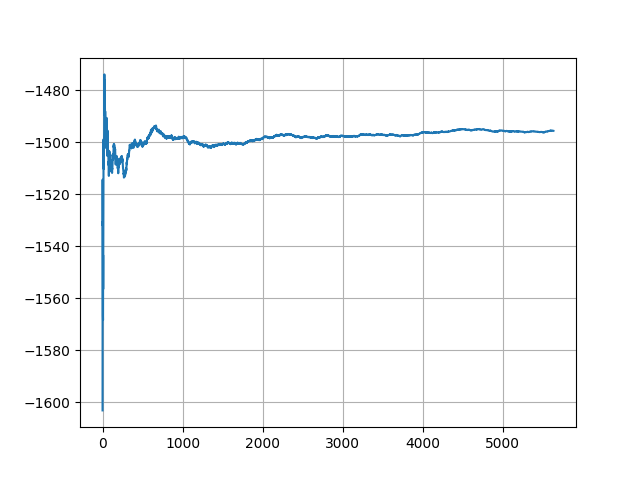

Python code for this plot:
import gymnasium as gym
from collections import namedtuple
from pathlib import Path

import numpy as np
import jax
import jax.numpy as jnp
from flax import nnx
import optax
import orbax.checkpoint as ocp

from tensorflow_probability.substrates import jax as tfp
import matplotlib.pyplot as plt
from scipy.signal import lfilter


ReplayBuffer = namedtuple("ReplayBuffer", "observations actions rewards step_returns")
ExperienceBatch = namedtuple("ExperienceBatch", "obs act ret")


class VPGBuffer(ReplayBuffer):
    def store_step(self, obs, act, rew):
        self.observations.append(obs)
        self.actions.append(act)
        self.rewards.append(rew)

    def wrapup_episode(self, len_episode, discount=0.98):
        # self.step_returns.extend([sum(self.rewards[-len_episode:])] * len_episode)
        rev_ep_rews = self.rewards[-len_episode:][::-1]  # reversed episodic rewards
        drtg = lfilter([1], [1, -discount], rev_ep_rews)[::-1]  # discounted return togo
        self.step_returns.extend(drtg.tolist())

    def extract_experience(self):
        observations_batch = jnp.array(self.observations)
        actions_batch = jnp.array(self.actions)
        returns_batch = jnp.array(self.step_returns)

        experience_batch = ExperienceBatch(
            observations_batch, actions_batch, returns_batch
        )

        return experience_batch


class PolicyNet(nnx.Module):
    """A simple fully-connected Neural Network model"""

    def __init__(self, *, rngs: nnx.Rngs):
        self.linear1 = nnx.Linear(3, 128, rngs=rngs)  # 3-dim o_space
        self.linear2 = nnx.Linear(128, 128, rngs=rngs)
        self.linear3 = nnx.Linear(128, 1, rngs=rngs)  # 1-dim a_space

    def __call__(self, x):
        x = nnx.relu(self.linear1(x))  # 1st layer
        x = nnx.relu(self.linear2(x))  # 2nd layer
        mu = self.linear3(x)  # mean
        log_sigma = self.linear3(x)
        return mu, log_sigma


@nnx.jit
def make_decision(rngs: nnx.Rngs, model: PolicyNet, obs: np.ndarray):
    mu, log_sigma = actor(obs)
    distribution = tfp.distributions.Normal(loc=mu, scale=jnp.exp(log_sigma))
    sampled_action = distribution.sample(seed=rngs)
    # logpi_agvns = distribution.log_prob(sampled_action)
    return sampled_action, mu, log_sigma


@nnx.jit
def objective_fn(actor: PolicyNet, experience_batch: ExperienceBatch):
    mu_batch, log_sigma_batch = actor(experience_batch.obs)
    distr_batch = tfp.distributions.Normal(loc=mu_batch, scale=jnp.exp(log_sigma_batch))
    log_pi_as = distr_batch.log_prob(experience_batch.act)
    objective_value = experience_batch.ret * log_pi_as  # expected return

    return -objective_value.mean()


@nnx.jit
def update_params(actor, optimizer, experience_batch):
    grad_fn = nnx.value_and_grad(objective_fn)
    obj_val, grads = grad_fn(actor, experience_batch)
    optimizer.update(grads)  # In-place updates.


# SETUP
env = gym.make("Pendulum-v1", render_mode="rgb_array")
last_obs, _ = env.reset()
prng_keys = nnx.Rngs(19)
buffer = VPGBuffer([], [], [], [])
actor = PolicyNet(rngs=prng_keys)
optimizer = nnx.Optimizer(actor, optax.adamw(1e-4, 0.95))
max_epochs = 512
num_episodes, num_steps = 0, 0
len_episode = 0
episode_return = 0.0
deposit_return, average_return = [], []


# LOOP
for e in range(max_epochs):
    for st in range(11 * env.spec.max_episode_steps):  # at least 10 finished episodes
        # act = env.action_space.sample()
        act, mean, log_stdd = make_decision(prng_keys, actor, last_obs)
        # print(act, logp)
        next_obs, rew, term, trunc, info = env.step(np.array(act))
        # Step statistics
        # print("\n")
        # print(f"last observation: {last_obs}")
        # print(f"action: {act}")
        # print(f"next observation: {next_obs}")
        # print(f"reward: {rew}")
        # print(f"episode terminated: {term}")
        # print(f"episode truncated: {trunc}")
        # print(f"info: {info}")
        # print("\n")
        buffer.store_step(last_obs, act, rew)
        episode_return += rew
        num_steps += 1
        len_episode += 1
        last_obs = next_obs
        if term or trunc:
            buffer.wrapup_episode(len_episode)
            # Episode statistics
            num_episodes += 1
            deposit_return.append(episode_return)
            average_return.append(sum(deposit_return) / len(deposit_return))
            print(
                f"\n---\nepisode: {num_episodes}, length: {len_episode}, return: {episode_return}\n---\n"
            )
            # Reset episode
            len_episode, episode_return = 0, 0
            last_obs, _ = env.reset()
            if st > 10 * env.spec.max_episode_steps:  # finish last episode
                break
    # Epoch statistics
    print(
        f"\n===\nepoch {e + 1} \n\ttotal steps: {num_steps}\n\taveraged return: {average_return[-1]}\n==="
    )
    # Update actor
    experience_batch = buffer.extract_experience()
    # exp_ret = objective_fn(actor, experience_batch)
    update_params(actor, optimizer, experience_batch)
    buffer = VPGBuffer([], [], [], [])


plt.plot(average_return)
# plt.ylim(-500, -100)
# plt.yticks(np.arange(-500, -100, 50))
plt.grid(visible=True)
plt.savefig(Path(__file__).parent.joinpath("vpg.png"))


# VALIDATION
input("Press any key to evaluate agent")
env = gym.make("Pendulum-v1", render_mode="human")
last_obs, _ = env.reset()
episode_return = 0.0
term, trunc = False, False
for _ in range(env.spec.max_episode_steps):
    act_sample, mean, log_stdd = make_decision(prng_keys, actor, last_obs)
    # next_obs, rew, term, trunc, _ = env.step(np.array(mean))
    next_obs, rew, term, trunc, _ = env.step(np.array(act_sample))
    episode_return += rew
    last_obs = next_obs
    if term or trunc:
        print(f"\n---return: {episode_return}---\n")
        break
